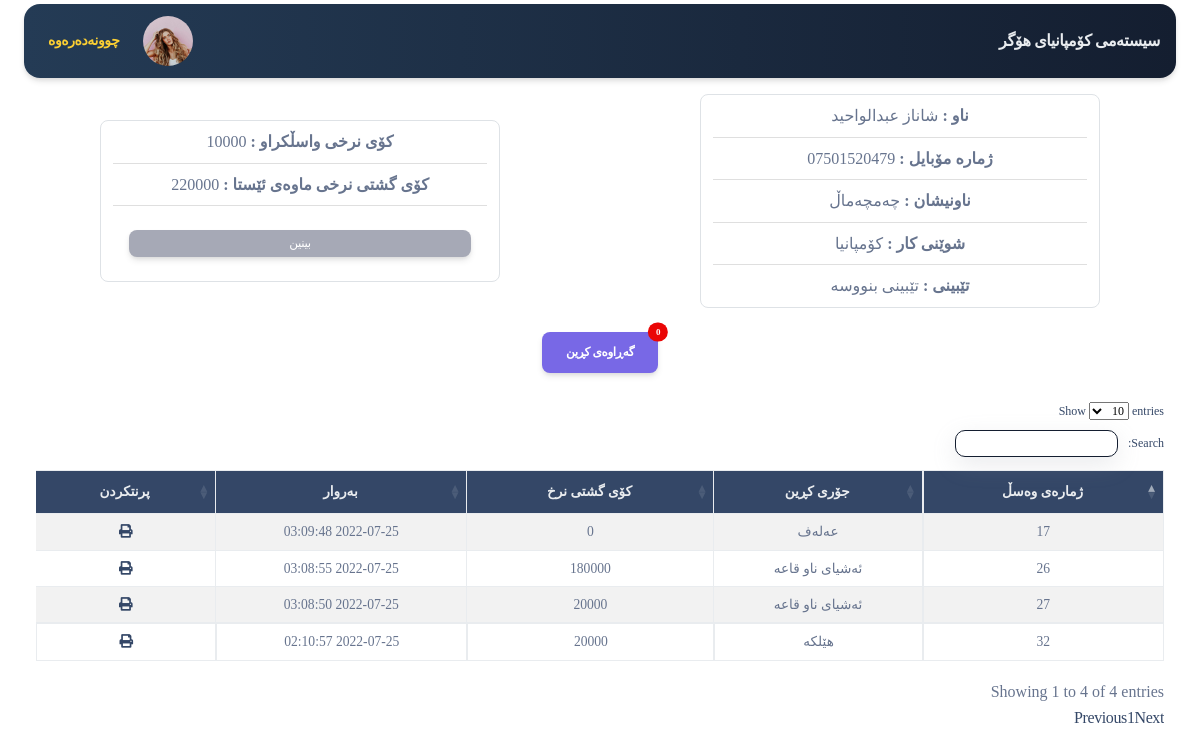
The page /app/dealer_detail.php?id=2 (signed in) on the database as committed earlier.
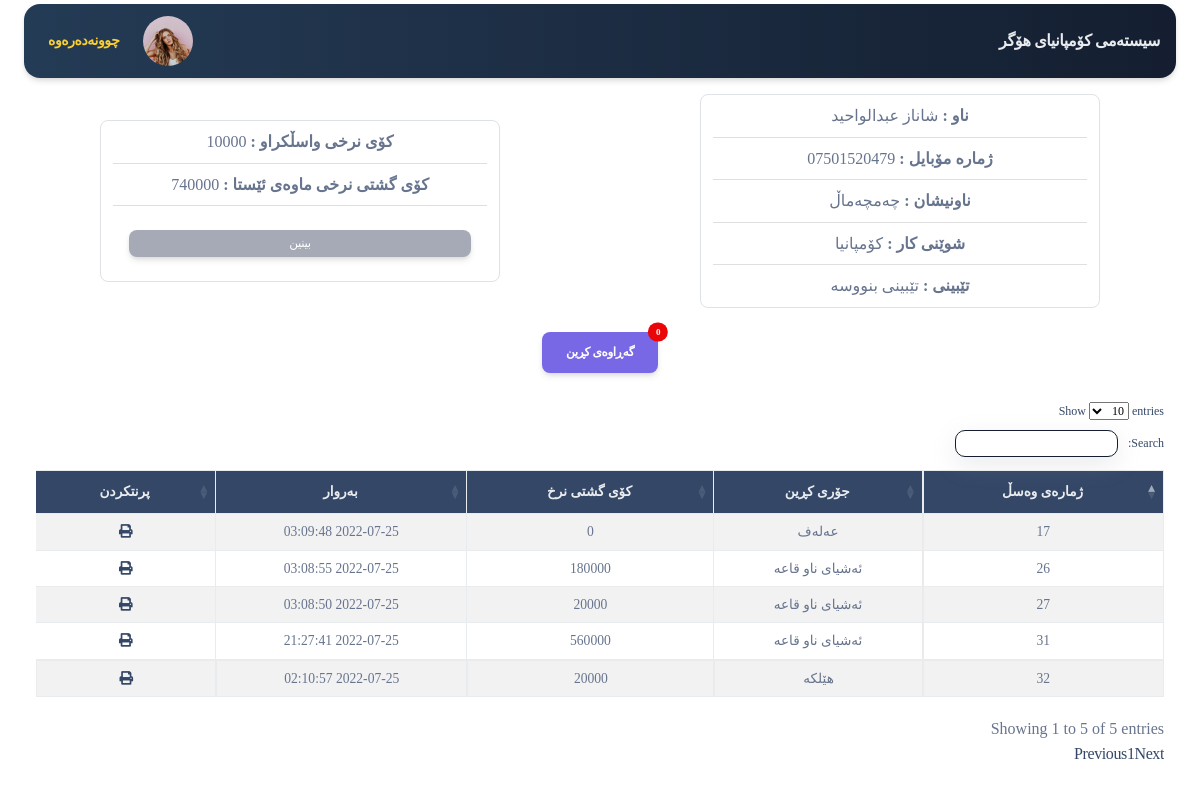
The same page on the database as committed later.
### tables this page shows
CREATE TABLE `system` (
  `id` int(11) NOT NULL,
  `name` text NOT NULL,
  `avatar` text NOT NULL
);

CREATE TABLE `dealers` (
  `id` int(11) NOT NULL,
  `name` varchar(100) NOT NULL,
  `phone` varchar(11) NOT NULL,
  `address` varchar(200) NOT NULL,
  `work_place` varchar(100) NOT NULL,
  `note` text NOT NULL,
  `currency_type` varchar(255) NOT NULL DEFAULT 'dollar'
);

CREATE TABLE `invoice` (
  `id` int(11) NOT NULL,
  `date` timestamp NOT NULL DEFAULT current_timestamp() ON UPDATE current_timestamp(),
  `price` int(255) NOT NULL,
  `type` varchar(255) NOT NULL,
  `note` text NOT NULL,
  `status` int(11) NOT NULL DEFAULT 1,
  `dealer_id` int(255) NOT NULL,
  `customer_id` int(11) NOT NULL DEFAULT 1
);

### server/helper.php (called while the page is built, shortened)
<?php
include_once("conn.php");
?>
<?php
function getdata($sql) {
	global $conn;
	$get =  mysqli_query($conn,$sql);
	$result = mysqli_fetch_assoc($get);
	return $result;
}
function countdata($sql) {
	global $conn;
	$get =  mysqli_query($conn,$sql);
	$nums = mysqli_num_rows($get);
	return $nums;
}
function show($sql) {
	global $conn;
	$get =  mysqli_query($conn,$sql);
	$result=[];
	while ($row=mysqli_fetch_assoc($get)) {
		$result[]=$row;
	}
	return $result;
}

### app/dealer_detail.php (the view, shortened to what the changed rows need)
<?php require_once('header.php'); ?>
<?php
$user_id=$_GET['id'];
$num_of_return_buy= countdata("SELECT * FROM buy WHERE dealer_id=$user_id AND `status`=-1");
$data = show(" SELECT * FROM dealers WHERE `id`=$user_id");
if (empty($data)) {
  direct('index.php');
}else{
    foreach ($data as $user) {
        $name = $user['name'];
        $phone = $user['phone'];
        $address = $user['address'];
        $work_place = $user['work_place'];
        $note = $user['note'];
        $refund_p=0;
        $refund=getdata(" SELECT sum(price) as price from refund WHERE dealer_id=$user_id");
        if (!empty($refund)) {
            $refund_p=$refund['price'];
        }
        $dealers_buy=getdata(" SELECT sum(cost_co) as cost_total,sum(cost_wasl) as cost_wasl FROM buy WHERE dealer_id=$user_id AND `status`=1");
        $cost_maway_peshw=$dealers_buy['cost_total']-$dealers_buy['cost_wasl'];
        $cost_maway_peshw-=$refund_p;
        ?>
<div class="container-fluid d-flex justify-content-between mt-3">
<div class="row col-lg-6 col-12 ">
        <div class="card border shadow-none m-auto " style="width: 25rem;border-radius:8px">
            <ul class="list-group list-group-flush text-center">
                <li class="list-group-item"><strong>ناو : </strong> <?=$name?></li>
                <li class="list-group-item"><strong>ژمارە مۆبایل : </strong> <?=$phone?></li>
                <li class="list-group-item"><strong>ناونیشان : </strong><?=$address?></li>
                <li class="list-group-item"><strong>شوێنی کار : </strong><?=$work_place?></li>
                <li class="list-group-item"><strong> تێبینی : </strong><?=$note?></li>
            </ul>
        </div>
    </div>
<div class="row col-lg-6 col-12 ">
        <div class="card border shadow-none m-auto " style="width: 25rem;border-radius:8px">
            <ul class="list-group list-group-flush text-center">
                <li class="list-group-item"><strong>کۆی نرخی  واسڵکراو : </strong> <?=$refund_p?></li>
                <li class="list-group-item"><strong>کۆی گشتی نرخی ماوەی ئێستا : </strong> <?=$cost_maway_peshw?></li>
                <li class="list-group-item">
                    <div class="d-flex justify-content-around mt-3">
                        <a href="return_fund.php?id=<?=$user_id?>" class="dropdown-item btn  btn-danger" style="background-color:#A6A9B6 !important;">بینین</a>
                    </div>
                </li>
            </ul>
        </div>
    </div>
</div>
<div class="container-fluid mt-2 d-flex flex-wrap">
    <div class="container-fluid  mt-3 d-flex justify-content-around flex-wrap">
        <div class="d-flex flex-wrap justify-content-center">
           <button style="background-color:#7868E6 !important;outline:none;shadow:none" data-bs-toggle="modal" href="#exampleModalToggle" role="button" type="button" class="btn btn-primary mx-3 border-0  position-relative">
           گەڕاوەی کڕین
            <span class="position-absolute top-0 start-100 translate-middle badge rounded-pill bg-danger">
                <?php echo $num_of_return_buy;?>
            </span>
            </button>
        </div>
    </div>
</div>
<div id="show_data">
<div class="container-fluid mt-2">
<div class="row m-auto" >
<div class="col-md-12">
  <div class="table-responsive">
<table id="example" class="table table-hover   table-striped table-bordered  text-center" dir="rtl" style="zoom:85%">
        <thead  class="bg-dark text-light">
            <tr>
                <th>ژمارەی وەسڵ</th>
                <th>جۆری کڕین</th>
                <th>کۆی گشتی نرخ</th>
                <th>بەروار</th>
                <th>پرنتکردن</th>
            </tr>
        </thead>
        <tbody>
<?php
                 $invoiceList =show("SELECT * from invoice WHERE dealer_id='$user_id' AND `status`='1'  ORDER BY date DESC");
                 foreach($invoiceList as $invoiceDetails){
                 $invoice_status=$invoiceDetails['status'];
                 if ($invoice_status==1) {
?>
       <tr>
          <td><?=$invoiceDetails['id']?></td>
          <td>
          <?php
          $buy_type="";
          if ($invoiceDetails['type']=="buy_helka"){
                  $buy_type="هێلکە";
          }
          if ($invoiceDetails['type']=="buy_qa3a"){
                  $buy_type="ئەشیای ناو قاعە";
          }
          if ($invoiceDetails['type']=="buy_3alaf"){
                  $buy_type="عەلەف";
          }
          echo $buy_type;
          ?>
         </td>
          <td><?=$invoiceDetails['price']?></td>
          <td><?=$invoiceDetails['date']?></td>
          <td><a href="print_invoice.php?print_type=<?=$invoiceDetails['type']?>&&invoice_id=<?=$invoiceDetails['id']?>"><i class="fa fa-print"></i></a></td>
      </tr>
<?php
} }
?>
        </tbody>
    </table>
    </div>
 </div>
</div>
</div>
</div>
<?php } } ?>
<?php require_once('footer.php'); ?>

### app/header.php (shortened to what the changed rows need)
<?php
require_once('../server/helper.php') ;
  ?>
<!DOCTYPE html>
<html dir="rtl">
<head>
  <link href="../assets/css/nucleo-icons.css" rel="stylesheet" />
  <link href="../assets/css/nucleo-svg.css" rel="stylesheet" />
  <link href="../assets/font-awesome/all.css" rel="stylesheet" />
  <link href="../assets/css/nucleo-svg.css" rel="stylesheet" />
  <link id="pagestyle" href="../assets/css/soft-ui-dashboard.css?v=1.0.3" rel="stylesheet" />
  <link id="pagestyle" href="../assets/css/style.css" rel="stylesheet" />
  <link rel="stylesheet" href="../assets/css/datatables.css">
  <link rel="stylesheet" href="../assets/css/datatables.min.css">
</head>
<body class="g-sidenav-show">
<?php
if (!isset($_GET['print_type'])) {
?>
  <main class="main-content position-relative max-height-vh-100 h-100 mt-1 border-radius-lg ">
    <nav class="navbar navbar-main navbar-expand-lg px-0 mx-4 shadow bg-first border-radius-xl" id="navbarBlur" navbar-scroll="true">
      <div class="container-fluid py-1 px-3">
      <nav aria-label="breadcrumb">
        <?php $select = show(" SELECT * FROM system ");
      foreach($select as $row) {
          $name = $row['name'];
?>
          <a href="index.php" class="font-weight-bolder mb-0 text-light">  <?=$name;?> </a>
          <?php }  ?>
        </nav>
      </div>
    </nav>
    <?php } ?>

Rows that differ between the two databases and show on the page:
changed dealers "شاناز عبدالواحید": gains invoice (id "31", type "ئەشیای ناو قاعە", price "560000", date "2022-07-25 21:27:41"); cost_maway_peshw "220000" → "740000"
Other text that changed with them:
text written by a page script: "Show entries Search: Showing 1 to 4 of 4 entries Previous 1 Next" → "Show entries Search: Showing 1 to 5 of 5 entries Previous 1 Next"
